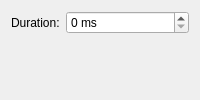
<?xml version="1.0" encoding="UTF-8"?>
<!--
  The animation's one setting, shown by the gear beside KOSMIC Geometry Animation under Desktop
  Effects. A widget named kcfg_<key> pairs with the entry of the same name in
  contents/config/main.xml, which tools/gen.mjs writes from settings.json.

  Debug is left out on purpose; it is the Debug key in this group and writes to the journal only.
-->
<ui version="4.0">
 <class>KosmicTilingAnimConfig</class>
 <widget class="QWidget" name="KosmicTilingAnimConfig">
  <layout class="QFormLayout" name="formLayout">
   <item row="0" column="0">
    <widget class="QLabel" name="labelDuration">
     <property name="text">
      <string>Duration:</string>
     </property>
    </widget>
   </item>
   <item row="0" column="1">
    <widget class="QSpinBox" name="kcfg_Duration">
     <property name="suffix">
      <string> ms</string>
     </property>
     <property name="minimum">
      <number>0</number>
     </property>
     <property name="maximum">
      <number>2000</number>
     </property>
     <property name="toolTip">
      <string>Scaled by Plasma's animation speed, so this is the duration at normal speed.</string>
     </property>
    </widget>
   </item>
  </layout>
 </widget>
 <resources/>
 <connections/>
</ui>
